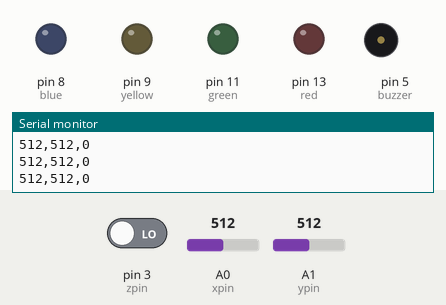
Bench run of a sketch on a simulated Arduino Uno, built with avr-gcc and run on an emulated ATmega328P. Shown: output pins drawn as LEDs (lit = HIGH), buzzer (waves = sounding), the last lines printed to the serial monitor. Inputs (shaded band) come from the test bench; at power-on: A0 (xpin) = 512, A1 (ypin) = 512, pin 3 (zpin) LOW.

Above: at 1.2 s.
1.3 s: A0 (xpin) set to 1008
4.3 s: A0 (xpin) set to 1023
At 4.6 s:
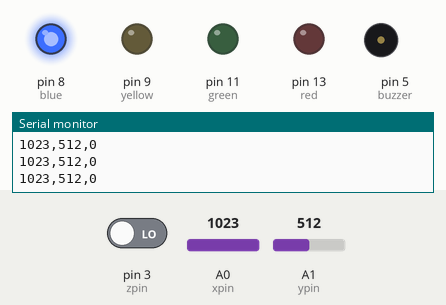
5.8 s: A1 (ypin) set to 0
At 6.1 s:
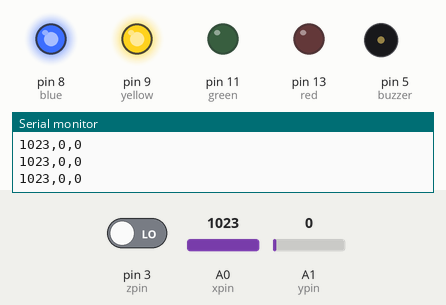
7.3 s: pin 3 (zpin) driven HIGH
At 8.3 s:
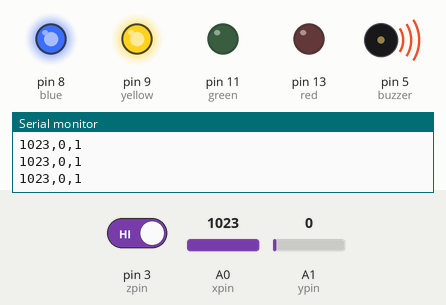
8.8 s: A1 (ypin) set to 122
At 9.5 s:
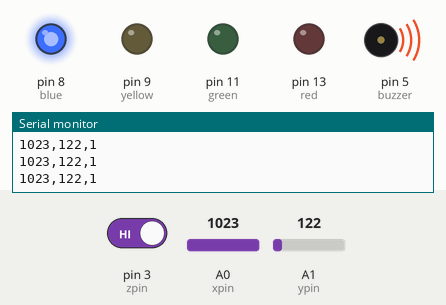
10.3 s: A0 (xpin) set to 900
At 11.7 s:
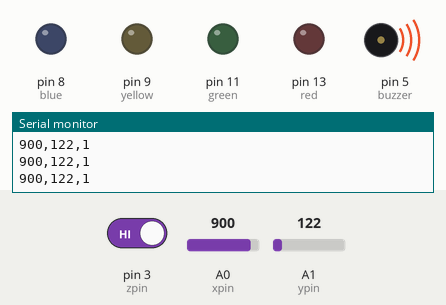
Timing chart, 0 to 12.8 s (numbered marks = the images above; inputs shaded):
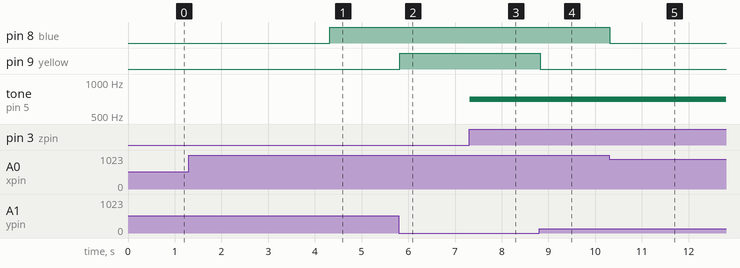

Measured:
- the behaviour switches between 1022 and 1023 on A0 (xpin) (found by bisection; images 0 and 1)
- after the input at 4.3 s, pin 8 (blue): LOW → HIGH at once
- after the input at 5.8 s, pin 9 (yellow): LOW → HIGH at once
- after the input at 7.3 s, tone on pin 5 (buzzer): silent → 700 Hz at once
- after the input at 8.8 s, pin 9 (yellow): HIGH → LOW at once
- after the input at 10.3 s, pin 8 (blue): HIGH → LOW at once

The sketch:

joystick_with_leds_and_buzzer.ino
```cpp
int xpin = 0; // connect x to A0
int ypin = 1; // connect y to A1
int zpin = 3; // connect z to pin 3
int red = 13; // connect red led to pin 13
int green = 11; // connect green led to pin 11
int yellow = 9; // connect yellow led to pin 9
int blue = 8; // connect blue led to pin 8
int buzzer = 5; // connect buzzer to pin 5

void setup() {
  pinMode(buzzer, OUTPUT); // pin modes
  pinMode(red, OUTPUT);
  pinMode(green, OUTPUT);
  pinMode(yellow, OUTPUT);
  pinMode(blue, OUTPUT);
  pinMode(zpin, INPUT);

  Serial.begin(9600); // start serial monitor
}
void loop()
{
  int x,y,z;
  x=analogRead(xpin); // read x position
  y=analogRead(ypin); // read y position
  z=digitalRead(zpin); // read z position

  Serial.print(x ,DEC); //send positions to serial monitor
  Serial.print(",");
  Serial.print(y ,DEC);
  Serial.print(",");
  Serial.println(z ,DEC);

  if (x == 0){
    digitalWrite(green, HIGH); // if joystick go to right, run green led
  } else {
    digitalWrite (green, LOW);
  }

  if (x == 1023) {
    digitalWrite(blue, HIGH); // if left, then run blue led
  } else {
    digitalWrite(blue, LOW);
  }

  if (y == 1023) {
    digitalWrite(red, HIGH); // if up, then run red led
  } else {
    digitalWrite(red, LOW);
  }

  if (y == 0) {
    digitalWrite(yellow, HIGH); // if down, then run yellow led
  } else {
    digitalWrite(yellow, LOW);
  }

  if (z == 1) {
    tone(buzzer, 700); // if pressed, run buzzer
  } else {
    noTone(buzzer);
  }

}
```
